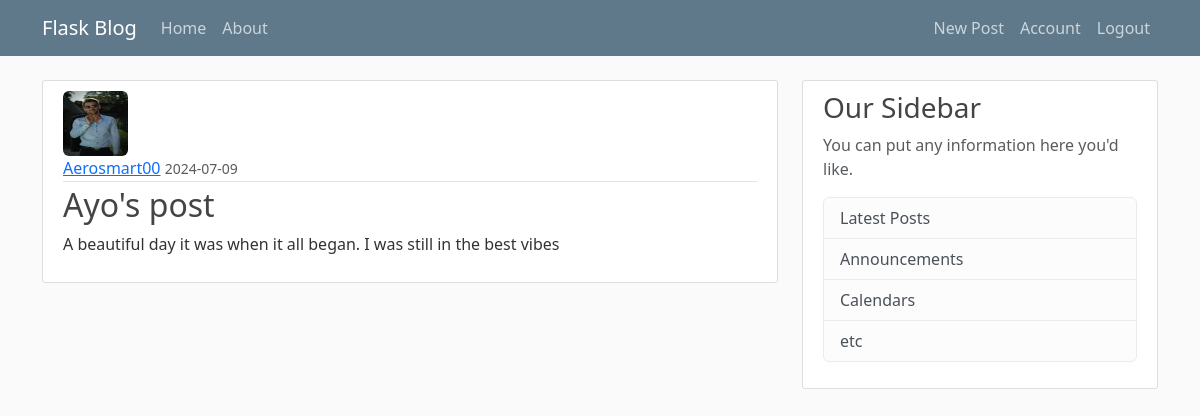
The app's page /post/1 (signed in) with its own data.
### flaskblog/models.py (models this page shows, shortened)
class User(db.Model, UserMixin):
    id = db.Column(db.Integer, primary_key=True)
    username = db.Column(db.String(20), unique=True, nullable=False)
    email = db.Column(db.String(120), unique=True, nullable=False)
    image_file = db.Column(db.String(20), nullable=False, default='default.jpg')
    password = db.Column(db.String(60), nullable=False)
    posts = db.relationship('Post', backref='author', lazy=True)  # 'Post' means that posts has a relationship with the 'Post' model. "backref='author'" means 'author should ordinarily be in the 'Post' model as a table, but it has a relationship with the Post model(The relationship is a 'one to many' relationship; that is 'one author/user making many posts' but 'one post belongs to only one author/user'). 'lazy=True' means SQLAlchemy will load the database in one go. 'author' alone gives 'Úser.query.all()'; meaning it gives the entire User object elements -('username', 'email' and 'image_file')

class Post(db.Model):
    id = db.Column(db.Integer, primary_key=True)
    title = db.Column(db.String(100), nullable=False)
    date_posted = db.Column(db.DateTime, nullable=False, default=datetime.now())
    content = db.Column(db.Text, nullable=False)
    user_id = db.Column(db.Integer, db.ForeignKey('user.id'), nullable=False)

### flaskblog/posts/routes.py (the view)
@posts.route("/post/<int:post_id>")
@login_required
def post(post_id):  # this is used to view a post and its full content
    post = Post.query.get_or_404(post_id)  # 'get_or_404' means to get the post object(post_id) or return a 404 error if the post_id does not exist
    return render_template('post.html', title=post.title, post=post)

### flaskblog/models.py (called while the page is built)
@login_manager.user_loader
def load_user(user_id):  # this is used for login where if the user inputs a wrong email, it gives our own created flash message rather than the flask default message. It overides the existing flask error message
    return User.query.get(user_id)

### flaskblog/templates/post.html (shortened to what this page needs)
{% extends 'layout.html' %}
{% block content %}
    <article class="media content-section">
        <img class="rounded circle  article-img" src="{{ url_for('static', filename='profile_pics/' + post.author.image_file) }}">
        <div class="media-body">
            <div class="article-metadata">
                <a class="mr-2" href="{{ url_for('users.user_posts', username=post.author.username) }}">{{ post.author.username }}</a>
                <small class="text-muted">{{ post.date_posted.strftime('%Y-%m-%d') }}</small>
            </div>
            <h2 class="article-title">{{ post.title }}</h2>
            <p class="article-content">{{ post.content }}</p>
        </div>
    </article>
{% endblock content %}

### flaskblog/static/main.css (style rules this page uses)
body { background: #fafafa; color: #333333; margin-top: 5rem; }
h1, h2, h3, h4, h5, h6 { color: #444444; }
.content-section { background: #ffffff; padding: 10px 20px; border: 1px solid #dddddd; border-radius: 3px; margin-bottom: 20px; }
.article-title { color: #444444; }
.article-content { white-space: pre-line; }
.article-img { height: 65px; width: 65px; margin-right: 16px; }
.article-metadata { padding-bottom: 1px; margin-bottom: 4px; border-bottom: 1px solid #e3e3e3 }

### records on screen
User: image_file (picture), author.username "Aerosmart00"
Post: date_posted "2024-07-09", title "Ayo's post", content "A beautiful day it was when it all began. I was still in the best vibes"
